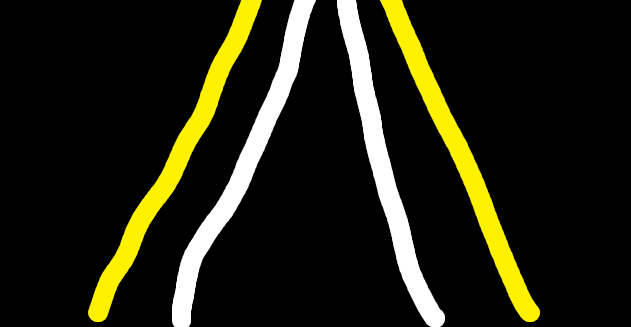
#> input picture platform_1_10/CameraParser/TestImage.png, 631 x 327 px
$ python -i imgPreprocess.py   (imports and definitions only)
#> lines starting #> are read from the running program, lines starting #| are printed output that depends on the picture; after the words box and inside, x2 and y2 are one past the last pixel; in counts of white or black regions, pixels touching at a corner belong together
#> further down, picture is the input picture: shape (327, 631, 3); mean B, G, R 16.8, 33.2, 34.1
import numpy as np
import cv2

# ============================================================
# 캘리브레이션 (640x300 해상도 기준)
# ============================================================
RESAMPLE_COUNT = 50

_CALIB_PIXEL_PTS = np.array([
    [89, 191],
    [522, 212],
    [458, 92],
    [171, 84],
], dtype=np.float32)

_CALIB_WORLD_PTS = np.array([
    [0.0,   0.0],
    [0.358, 0.0],
    [0.358, 0.252],
    [0.0,   0.252],
], dtype=np.float32)

# ============================================================
# 호모그래피 (모듈 로드 시 1회 계산)
# ============================================================

def _build_homography():
    H_raw, _ = cv2.findHomography(_CALIB_PIXEL_PTS, _CALIB_WORLD_PTS, cv2.RANSAC)
    # 차량 앞축중심 (320, 300) → 월드 원점 (0, 0)
    origin = np.array([[320, 300]], dtype=np.float32).reshape(-1, 1, 2)
    o_world = cv2.perspectiveTransform(origin, H_raw).reshape(2)
    T = np.array([
        [1, 0, -o_world[0]],
        [0, 1, -o_world[1]],
        [0, 0,            1],
    ], dtype=np.float64)
    return T @ H_raw

_H = _build_homography()


def pixel_to_world(pixel_points):
    pts = np.array(pixel_points, dtype=np.float32).reshape(-1, 1, 2)
    world = cv2.perspectiveTransform(pts, _H).reshape(-1, 2)
    return world[:, 0], world[:, 1]


# ============================================================
# 차선 마스크 (밝기 임계값 + Canny 에지)
# ============================================================
ROI_TOP = 90          # 상단 잘라내기 (px)
BRIGHT_THRESH = 130   # 밝기 임계값 (0–255)
CANNY_LOW = 50        # Canny 하한 임계값
CANNY_HIGH = 150      # Canny 상한 임계값
CANNY_DILATE = 2      # Canny 에지 확장 횟수

_MORPH_KERNEL = cv2.getStructuringElement(cv2.MORPH_ELLIPSE, (3, 3))
_DILATE_KERNEL = cv2.getStructuringElement(cv2.MORPH_RECT, (3, 3))


def extract_lane_mask(bgr_image):
    """
    BGR 이미지에서 색 구분 없이 모든 차선(흰+노란)을 추출.
    1) 그레이스케일 밝기 임계값 → 밝은 영역
    2) Canny 에지 → dilate → 에지 보조
    3) OR 결합 → morphological open → ROI 적용
    """
    gray = cv2.cvtColor(bgr_image, cv2.COLOR_BGR2GRAY)
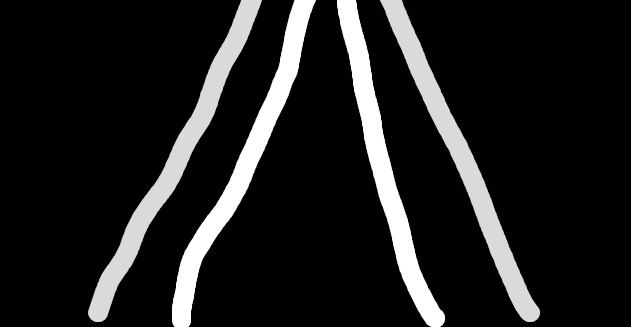
#> gray: shape (327, 631); min 0, max 255, mean 31.6
    blur = cv2.GaussianBlur(gray, (5, 5), 0)
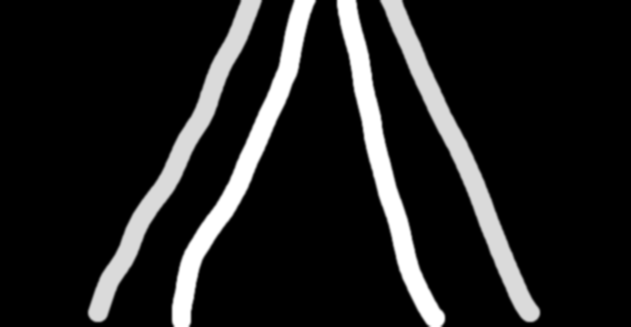
#> blur: shape (327, 631); min 0, max 255, mean 31.6

    # 밝기 임계값: 밝은 차선 vs 어두운 바닥
    _, bright_mask = cv2.threshold(blur, BRIGHT_THRESH, 255, cv2.THRESH_BINARY)
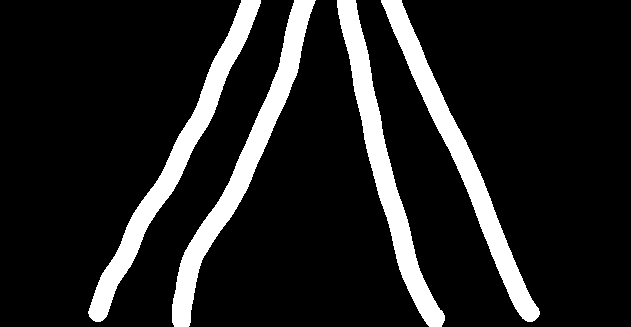
#> bright_mask: shape (327, 631); 13.2% white; 4 white regions, box (x1, y1, x2, y2) and area: (172, 0, 316, 327) 6959, (88, 0, 261, 322) 6879, (381, 0, 540, 322) 6687, (337, 0, 445, 327) 6641

    # Canny 에지: 희미한 차선 보조
    edges = cv2.Canny(blur, CANNY_LOW, CANNY_HIGH)
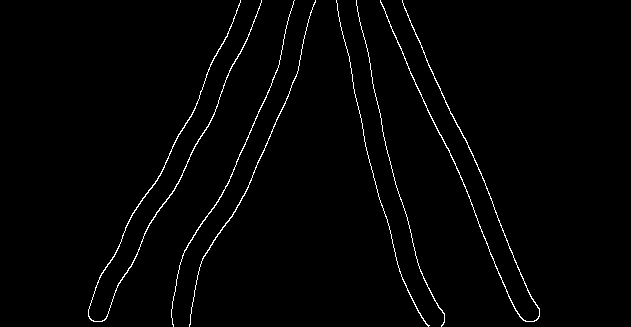
#> edges: shape (327, 631); 1.6% white in thin lines or dots, all inside (x1, y1, x2, y2) = (88, 0, 540, 327)
    edges = cv2.dilate(edges, _DILATE_KERNEL, iterations=CANNY_DILATE)
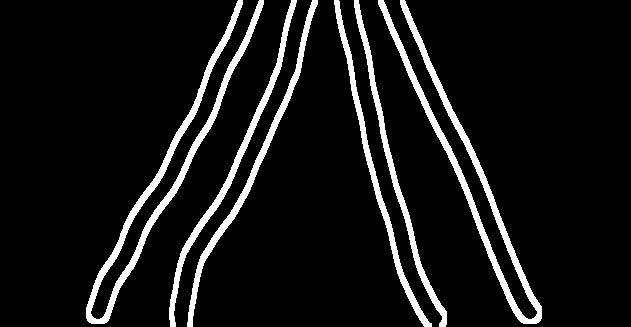
#> edges: shape (327, 631); 8.7% white; 6 white regions, box (x1, y1, x2, y2) and area: (86, 0, 264, 324) 4769, (378, 0, 542, 324) 4613, (187, 0, 318, 327) 2222, (169, 0, 297, 327) 2212, (334, 0, 432, 327) 2034, (354, 0, 447, 327) 2023

    # 결합
    combined = cv2.bitwise_or(bright_mask, edges)
#> combined: shape (327, 631); 17.7% white; 4 white regions, box (x1, y1, x2, y2) and area: (86, 0, 264, 324) 9428, (378, 0, 542, 324) 9235, (169, 0, 318, 327) 9171, (334, 0, 447, 327) 8706
    combined = cv2.morphologyEx(combined, cv2.MORPH_OPEN, _MORPH_KERNEL)
    combined[:ROI_TOP, :] = 0
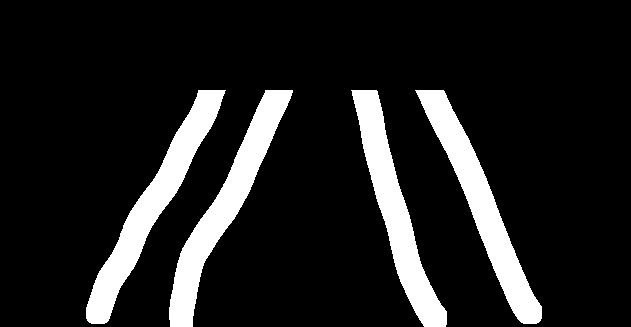
#> combined: shape (327, 631); 12.9% white; 4 white regions, box (x1, y1, x2, y2) and area: (86, 90, 226, 324) 6858, (169, 90, 293, 327) 6767, (415, 90, 542, 324) 6668, (351, 90, 447, 327) 6386
    return combined


# ============================================================
# 차선 추출 (Connected Component → Polyfit)
# ============================================================

def extract_lane_curves(binary_mask,
                        min_area=100,
                        min_span=50,
                        max_rmse=15.0,
                        fit_degree=3):
    """
    바이너리 마스크에서 차선 후보를 추출한다.
    반환: List[(poly_func, y_min, y_max)]
    """
#> called with min_area = 100, min_span = 50, max_rmse = 15, fit_degree = 3
    num_labels, labels, stats, centroids = cv2.connectedComponentsWithStats(
        binary_mask, connectivity=8
    )
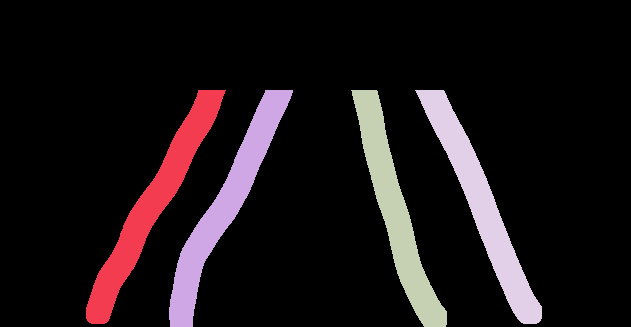
#> labels: shape (327, 631) int32; 5 distinct labels, from 0 to 4; one colour per label, 0 black
#> num_labels = 5; stats = [[0, 0, 631, 327, 179658], [86, 90, 140, 234, 6858], [169, 90, 124, 237, 6767], [351, 90, 96, 237, 6386], [415, 90, 127, 234, 6668]]; centroids = [[315.6, 156.6], [152, 204.7], [224.6, 205.5], [395.2, 210.3], [481.4, 205.3]]
    if num_labels <= 1:
        return []

    candidates = []
    for i in range(1, num_labels):
        if stats[i, cv2.CC_STAT_AREA] < min_area:
            continue

        ys, xs = np.where(labels == i)

        if np.sqrt((xs[0] - xs[-1])**2 + (ys[0] - ys[-1])**2) < min_span:
            continue

        try:
            coeffs = np.polyfit(ys, xs, fit_degree)
        except Exception:
            continue
        poly_func = np.poly1d(coeffs)

        if np.sqrt(np.mean((poly_func(ys) - xs) ** 2)) > max_rmse:
            continue

        y_min, y_max = int(np.min(ys)), int(np.max(ys))
        candidates.append((poly_func, y_min, y_max))
#> this loop made 4 passes
#> (coeffs, y_max) on passes 1 to 4: ([6.31e-06, -0.00366, 0.118, 226.3], 323), ([1.3e-05, -0.00768, 0.921, 244.8], 326), ([2.39e-06, -0.000938, 0.353, 337.7], 326), ([3.52e-06, -0.00239, 0.936, 360.4], 323)
#> after the loop, candidates = 4 items

    return candidates


# ============================================================
# 월드 좌표 변환
# ============================================================

def generate_world_points(poly_func, y_min, y_max, count=RESAMPLE_COUNT):
    """
    다항식 곡선을 count개 포인트로 샘플링 후 월드 좌표로 변환.
    반환: np.ndarray shape (2, count) — [world_x, world_y]
    """
    y_pixel = np.linspace(y_max, y_min, count)
    x_pixel = poly_func(y_pixel)
    pixel_pts = np.stack([x_pixel, y_pixel], axis=1)
    wx, wy = pixel_to_world(pixel_pts)
    return np.array([wx, wy])


# ============================================================
# 전체 파이프라인
# ============================================================

def process_frame(bgr_image, resample_count=RESAMPLE_COUNT):
    """
    BGR 이미지 → 원점(0,0)에 가장 가까운 차선 1개 → (2, resample_count)
    """
    lane_mask = extract_lane_mask(bgr_image)
    curves = extract_lane_curves(lane_mask)
#> curves = 4 items

    if not curves:
        return np.zeros((2, resample_count), dtype=np.float64)

    world_lanes = [generate_world_points(pf, ymin, ymax, resample_count)
                   for pf, ymin, ymax in curves]
#> world_lanes = 4 items

    best = min(world_lanes, key=lambda l: np.min(l[0]**2 + l[1]**2))
    return best.astype(np.float64)

>>> import cv2
>>> picture = cv2.imread('../CameraParser/TestImage.png')
>>> result = process_frame(picture)
